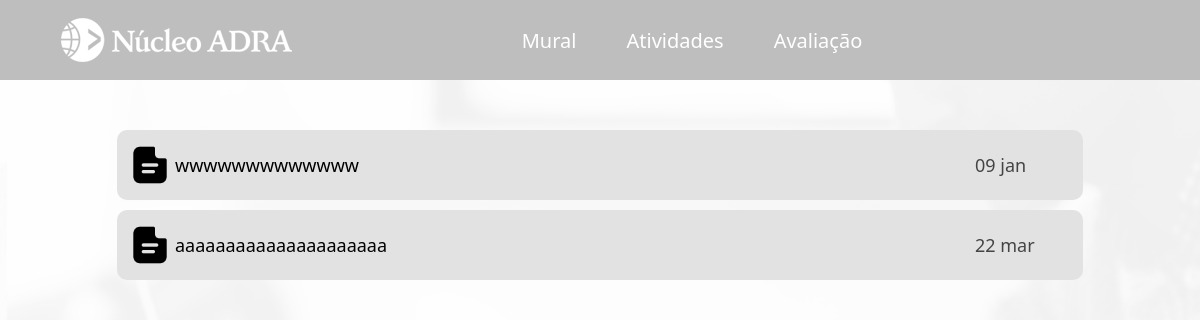
Screenshot of /portal/aluno/atividade.php?c=4&i=6&t=3 (signed in) with the database file from the repository.
### tables this page shows
CREATE TABLE IF NOT EXISTS `atividade` (
  `id` int NOT NULL AUTO_INCREMENT,
  `titulo` varchar(30) NOT NULL,
  `comando` varchar(50) NOT NULL,
  `prazo` date DEFAULT NULL,
  `turma` varchar(1) NOT NULL,
  PRIMARY KEY (`id`)
);

### portal/aluno/atividade.php (the view, shortened to what this page needs)
<?php
    require_once "../../util/config.php";
    $idTurma = $_GET['t'];
    $idCurso = $_GET['c'];
    $idAluno = $_GET['i'];
    function traduzNomeMes($nomeMesIngles) {
        $mesesTraduzidos = array(
            'January' => 'jan',
            'February' => 'fev',
            'March' => 'mar',
            'April' => 'abr',
            'May' => 'mai',
            'June' => 'jun',
            'July' => 'jul',
            'August' => 'ago',
            'September' => 'set',
            'October' => 'out',
            'November' => 'nov',
            'December' => 'dez'
        );
        return $mesesTraduzidos[$nomeMesIngles];
    }
?>
<!DOCTYPE html>
<html lang="en">
<head>
    <link rel="stylesheet" href="../../css/mural.css">
</head>
<body>
<header>
        <main>
            <div class="cabecalho-conteudo">
                <a href="curso.php?i=<?php echo $idAluno; ?>">
                <div id="logo" class="opcoes-nav">
                    <img src="../../imagens/nucleo-adra-branco-232x48.png" alt="logo-adra">
                </div>
                </a>
                <div class="opcoes-nav">
                <a href="mural.php?c=<?php echo $idCurso ?>&i=<?php echo $idAluno; ?>&t=<?php echo $idTurma; ?>">
                    <div class="opcao-nav">
                        <div class="mural-texto">
                            Mural
                        </div>
                    </div>
                </a>
                <a href="lista_atividade.php?c=<?php echo $idCurso ?>&i=<?php echo $idAluno; ?>&t=<?php echo $idTurma; ?>">
                <div class="opcao-nav">
                    <div class="atividades">
                        Atividades
                    </div>
                </div>
                </a>
                <a href="avaliacao.php?c=<?php echo $idCurso ?>&i=<?php echo $idAluno; ?>&t=<?php echo $idTurma; ?>">
                    <div class="opcao-nav">
                        <div class="notas-texto">
                            Avaliação
                        </div>
                    </div>
                </a>
                </div>
                <a href="usuario.php?i=<?php echo $idAluno; ?>">
                    <div id="perfil" class="opcoes-nav">
                    </div>
                </a>
            </div>
        </main>
    </header>
<div class="container">
    <div class="container-atividades">
        <?php
                $sql = "SELECT * FROM atividade";
                $result = mysqli_query($link, $sql);
                while($row = mysqli_fetch_array($result)){
                    if ($idTurma == $row['turma']){
        ?>
        <a href="post_atividade.php?p=<?php echo $row['id'] ?>&c=<?php echo $idCurso ?>&i=<?php echo $idAluno; ?>&t=<?php echo $idTurma; ?>&a=<?php echo $row['id'] ?>"><div class="barra-atividades">
            <div class="icone-atividades">
                <img src="../../imagens/atividades.png" alt="" class="s">
            </div>
            <div class="nome-atividades">
                <?php echo $row['titulo'] ?>
            </div>
            <div class="data-atividades">
            <?php
                    $dataObj = DateTime::createFromFormat('Y-m-d', $row['prazo']);
                    $dia = $dataObj->format('d');
                    $mes = $dataObj->format('F');
                    $mesTraduzido = traduzNomeMes($mes);
                    $dataFormatoNovo = $dia . ' ' . $mesTraduzido;
                    echo $dataFormatoNovo;
                    ?>
            </div>
        </div>
        <?php
            }
        }
        ?>
    </div>
</div>
</body>
</html>

### css/mural.css (style rules this page uses)
* { padding: 0; margin: 0; box-sizing: border-box; font-family:'Segoe UI', Tahoma, Geneva, Verdana, sans-serif; }
body { background: url("../imagens/Professor-icone-branco.png") no-repeat center center fixed; background-size: cover; -webkit-background-size: cover; -moz-background-size: cover; -o-background-size: cover; }
header { height: 10vh; background-color: #bebebe; display: flex; align-items: center; justify-content: center; }
main div { color: white; font-size: 20px; display: flex; justify-content: space-between; align-items: center; }
.cabecalho-conteudo { margin: 0 auto; padding: 0; display: flex; width: 90vw; height: 48px; justify-content: space-between; align-items: center; }
.opcoes-nav { display: flex; gap: 50px; height: 10vh; }
.opcao-nav { height: 10vh; }
main a { text-decoration: none; }
#logo { cursor: pointer; }
#perfil { display: flex; align-items: center; justify-content: center; cursor: pointer; overflow: hidden; width: 48px; height: 48px; border-radius: 100%; }
.container { display: flex; flex-direction: column; align-items: center; }
.container-atividades { width: 1000px; display: flex; flex-direction: column; align-items: center; padding: 50px 0; font-size: 18px; }
.container-atividades a { text-decoration: none; color:#000000; }
.barra-atividades { cursor: pointer; width: 100%; height: 70px; background-color: #e2e2e2; border-radius: 10px; padding: 0 8px; display: flex; align-items: center; justify-content: space-between; margin-bottom: 10px; }
.barra-atividades div { display: flex; align-items: center; }
.icone-atividades { height: 50px; width: 50px; display: flex; justify-content: center; }
.icone-atividades img { height: 40px; width: 40px; }
.nome-atividades { height: 50px; width: 800px; font-weight: 500; }
.data-atividades { height: 50px; width: 100px; color:#444444; }

### rows the page displays
atividade: titulo "wwwwwwwwwwwww", prazo "09 jan"
atividade: titulo "aaaaaaaaaaaaaaaaaaaaa", prazo "22 mar"
